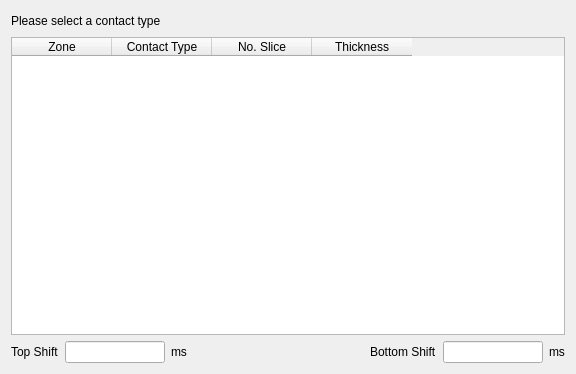
<?xml version="1.0" encoding="UTF-8"?>
<ui version="4.0">
 <class>PageBuildLowFrequencyModelThree</class>
 <widget class="QWidget" name="PageBuildLowFrequencyModelThree">
  <property name="geometry">
   <rect>
    <x>0</x>
    <y>0</y>
    <width>576</width>
    <height>374</height>
   </rect>
  </property>
  <property name="windowTitle">
   <string>Form</string>
  </property>
  <layout class="QGridLayout" name="gridLayout">
   <item row="0" column="0" colspan="4">
    <layout class="QHBoxLayout" name="horizontalLayout">
     <item>
      <widget class="QLabel" name="label_10">
       <property name="text">
        <string>Please select a contact type</string>
       </property>
      </widget>
     </item>
     <item>
      <spacer name="horizontalSpacer">
       <property name="orientation">
        <enum>Qt::Horizontal</enum>
       </property>
       <property name="sizeHint" stdset="0">
        <size>
         <width>40</width>
         <height>20</height>
        </size>
       </property>
      </spacer>
     </item>
    </layout>
   </item>
   <item row="1" column="0" colspan="7">
    <widget class="QTableWidget" name="tableWidget">
     <column>
      <property name="text">
       <string>Zone</string>
      </property>
     </column>
     <column>
      <property name="text">
       <string>Contact Type</string>
      </property>
     </column>
     <column>
      <property name="text">
       <string>No. Slice</string>
      </property>
     </column>
     <column>
      <property name="text">
       <string>Thickness</string>
      </property>
     </column>
    </widget>
   </item>
   <item row="2" column="0">
    <widget class="QLabel" name="label_2">
     <property name="text">
      <string>Top Shift</string>
     </property>
    </widget>
   </item>
   <item row="2" column="1">
    <widget class="QLineEdit" name="m_pLineEdtTop">
     <property name="maximumSize">
      <size>
       <width>100</width>
       <height>16777215</height>
      </size>
     </property>
    </widget>
   </item>
   <item row="2" column="2">
    <widget class="QLabel" name="m_pLabelTopShiftUnit">
     <property name="text">
      <string>ms</string>
     </property>
    </widget>
   </item>
   <item row="2" column="3">
    <spacer name="horizontalSpacer_2">
     <property name="orientation">
      <enum>Qt::Horizontal</enum>
     </property>
     <property name="sizeHint" stdset="0">
      <size>
       <width>169</width>
       <height>20</height>
      </size>
     </property>
    </spacer>
   </item>
   <item row="2" column="4">
    <widget class="QLabel" name="label_4">
     <property name="text">
      <string>Bottom Shift</string>
     </property>
    </widget>
   </item>
   <item row="2" column="5">
    <widget class="QLineEdit" name="m_pLineEdtBottom">
     <property name="maximumSize">
      <size>
       <width>100</width>
       <height>16777215</height>
      </size>
     </property>
    </widget>
   </item>
   <item row="2" column="6">
    <widget class="QLabel" name="m_pLabelBottomShiftUnit">
     <property name="text">
      <string>ms</string>
     </property>
    </widget>
   </item>
  </layout>
 </widget>
 <resources/>
 <connections/>
</ui>
